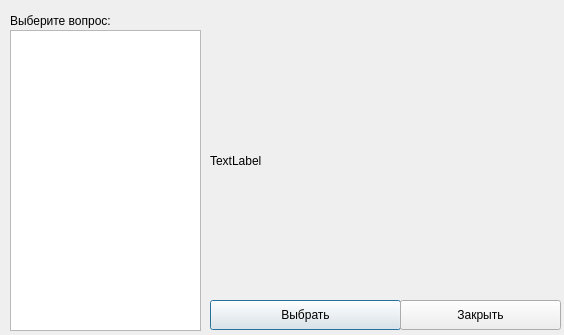
<?xml version="1.0" encoding="UTF-8"?>
<ui version="4.0">
 <class>ChooseQuestionDialog</class>
 <widget class="QDialog" name="ChooseQuestionDialog">
  <property name="geometry">
   <rect>
    <x>0</x>
    <y>0</y>
    <width>564</width>
    <height>335</height>
   </rect>
  </property>
  <property name="windowTitle">
   <string>Dialog</string>
  </property>
  <widget class="QListWidget" name="listWidget">
   <property name="geometry">
    <rect>
     <x>10</x>
     <y>30</y>
     <width>191</width>
     <height>301</height>
    </rect>
   </property>
  </widget>
  <widget class="QLabel" name="label">
   <property name="geometry">
    <rect>
     <x>210</x>
     <y>30</y>
     <width>341</width>
     <height>261</height>
    </rect>
   </property>
   <property name="text">
    <string>TextLabel</string>
   </property>
  </widget>
  <widget class="QPushButton" name="pushButton">
   <property name="geometry">
    <rect>
     <x>210</x>
     <y>300</y>
     <width>191</width>
     <height>30</height>
    </rect>
   </property>
   <property name="text">
    <string>Выбрать</string>
   </property>
  </widget>
  <widget class="QLabel" name="label_2">
   <property name="geometry">
    <rect>
     <x>10</x>
     <y>10</y>
     <width>161</width>
     <height>22</height>
    </rect>
   </property>
   <property name="text">
    <string>Выберите вопрос:</string>
   </property>
  </widget>
  <widget class="QPushButton" name="pushButton_2">
   <property name="geometry">
    <rect>
     <x>400</x>
     <y>300</y>
     <width>161</width>
     <height>30</height>
    </rect>
   </property>
   <property name="text">
    <string>Закрыть</string>
   </property>
  </widget>
 </widget>
 <resources/>
 <connections/>
</ui>
